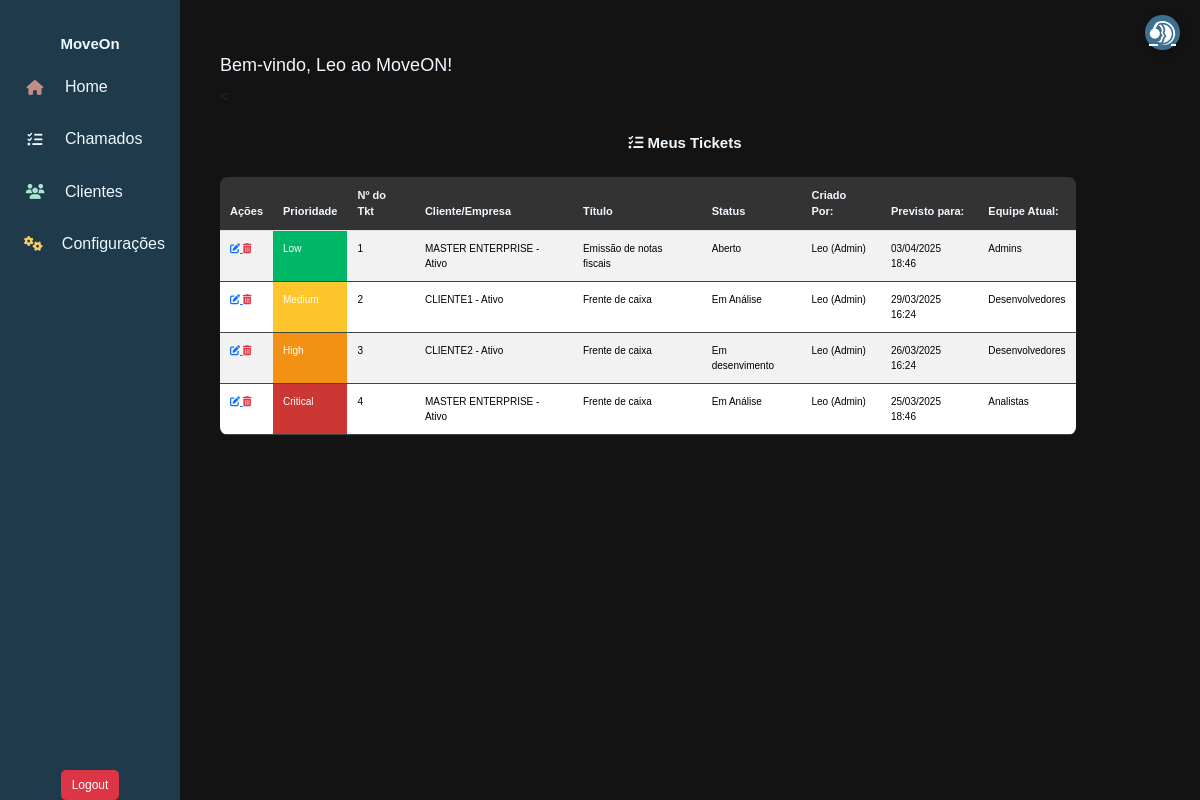
/move/tickets/list (signed in), run on an earlier commit of the app's database.
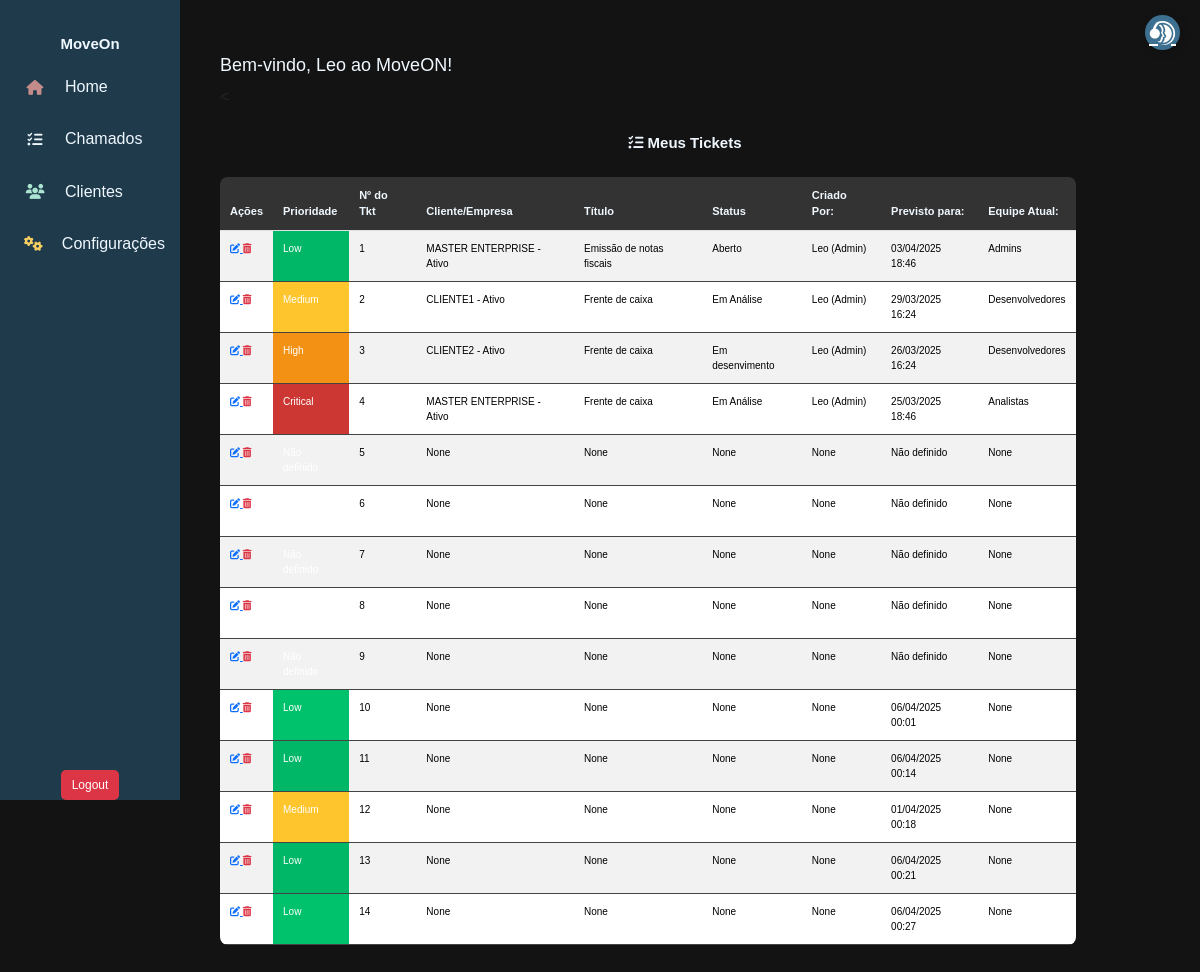
And on a later commit of the database.
### move_on/models.py (models this page shows, shortened)
class User(AbstractUser):
    client = models.ForeignKey(Profile, on_delete=models.CASCADE, related_name="users", null=True, blank=True, db_column='client')
    role = models.ForeignKey(Role, on_delete=models.SET_NULL, null=True, blank=True, db_column='role')
    groups = models.ManyToManyField(
        'auth.Group',
        related_name='move_on_users',
        blank=True
    )
    user_permissions = models.ManyToManyField(
        'auth.Permission',
        related_name='move_on_users',
        blank=True
    )
    class Meta:
        db_table = "users"
    def __str__(self):
        return f"{self.username} ({self.role})" if self.role else self.username

class Ticket(models.Model):
    client = models.ForeignKey(Profile, on_delete=models.PROTECT, related_name="tickets", null=True, blank=True)
    created_by = models.ForeignKey(User, on_delete=models.CASCADE, related_name="created_tickets", null=True, blank=True)
    assigned_team = models.ForeignKey(Team, on_delete=models.SET_NULL, null=True, blank=True, related_name="tickets")
    sla = models.ForeignKey(SLA, on_delete=models.SET_NULL, null=True, blank=True)
    title = models.CharField("Título", max_length=255, null=True, blank=True)
    description = models.TextField("Descrição", null=True, blank=True)
    status = models.ForeignKey(TicketStatus, on_delete=models.SET_NULL, null=True, blank=True)
    created_at = models.DateTimeField("Criado em", auto_now_add=True)
    updated_at = models.DateTimeField("Atualizado em", auto_now=True)
    due_date = models.DateTimeField("Previsão", null=True, blank=True)
    class Meta:
        db_table = "tickets"

class SLA(models.Model):
    priority = models.CharField("Prioridade",max_length=10, choices=SLAPriority.choices)
    response_time = models.IntegerField("Tempo de Resposta (dias)")
    resolution_time = models.IntegerField("Tempo de Resolução (dias)")
    class Meta:
        db_table = "sla"

class Profile(models.Model):
    name = models.CharField("Nome da Empresa", max_length=150)
    document = models.CharField("CPF/CNPJ", max_length=18, unique=True)
    email = models.EmailField("E-mail", unique=True)
    phone = models.CharField("Telefone", max_length=20, blank=True, null=True)
    active = models.BooleanField("Ativo?", default=True)
    created_at = models.DateTimeField("Criado em", auto_now_add=True)
    class Meta:
        db_table = "profiles"
    def __str__(self):
        return f"{self.name} - {'Ativo' if self.active else 'Inativo'}"

class TicketStatus(models.Model):
    name = models.CharField("Status", max_length=50, unique=True)
    class Meta:
        db_table = "ticket_status"
    def __str__(self):
        return self.name

class Role(models.Model):
    name = models.CharField("Nome do Papel", max_length=50, unique=True)
    description = models.TextField("Descrição", blank=True, null=True)
    class Meta:
        db_table = "roles"
    def __str__(self):
        return self.name

class Team(models.Model):
    client = models.ForeignKey(Profile, on_delete=models.CASCADE, related_name="teams", blank=True, null=True)
    name = models.CharField("Nome da Equipe", max_length=150)
    roles = models.ManyToManyField(Role, related_name="teams", blank=True)
    members = models.ManyToManyField(User, related_name="teams", blank=True)
    class Meta:
        db_table = "teams"
    def __str__(self):
        return f"{self.name}"

### move_on/views.py (the view)
# urls.py: path('tickets/list',TicketListView.as_view(), name="ticket_list"),
class TicketListView(LoginRequiredMixin,ListView):
    model = Ticket
    template_name = 'tickets/ticket_list.html'
    context_object_name = 'tickets'

### move_on/templatetags/custom_filters.py (called while the page is built)
@register.filter
def get_color(value):
    if value == 'low':
        return '#00c16c'
    elif value == 'medium':
        return '#ffc52c'
    elif value == 'high':
        return '#ff9915'
    elif value == 'critical':
        return '#CC3733'
    return 'gray'  # Valor padrão, caso não tenha correspondência

### move_on/templates/Tickets/ticket_list.html (shortened to what this page needs)
{% extends "Menu/menu.html" %}
{% block content %}
{% load custom_filters %}
<h4 style="margin: 25px; text-align: center">
  <i class="fas fa-tasks"></i> Meus Tickets
</h4>
<div class="table-responsive">
  <table class="table table-sm table-striped" id="ticketTable">
    <thead class="text-center">
      <tr>
        <th>Ações</th>
        <th>Prioridade</th>
        <th>Nº do Tkt</th>
        <th>Cliente/Empresa</th>
        <th>Título</th>
        <th>Status</th>
        <th>Criado Por:</th>
        <th>Previsto para:</th>
        <th>Equipe Atual:</th>
      </tr>
    </thead>
    <tbody>
      {% for ticket in tickets %}
      <tr>
        <td>
          <a href="{% url 'ticket_update' ticket.id %}">
            <i class="fas fa-edit" aria-placeholder="Editar" tooltip="Editar"></i>
          </a>
          <a class="text-danger" href="{% url 'ticket_delete' ticket.id %}">
            <i class="fas fa-trash-alt" aria-placeholder="Deletar" tooltip="Deletar"></i>
          </a>
        </td>
        <td
          style="background-color: {% if ticket.sla %}{{ ticket.sla.priority|get_color }}{% else %}#FFFFFF{% endif %}; color: white;">
          {% if ticket.sla %}
          {{ ticket.sla.get_priority_display }}
          {% else %}
          Não definido
          {% endif %}
        </td>
        <td>{{ ticket.id }}</td>
        <td>{{ ticket.client }}</td>
        <td>{{ ticket.title }}</td>
        <td>{{ ticket.status }}</td>
        <td>{{ ticket.created_by }}</td>
        <td>
          {% if ticket.due_date %}
          {{ ticket.due_date|date:" d/m/Y H:i" }} {% else %} Não definido {% endif %} </td>
        <td>{{ ticket.assigned_team }}</td>
      </tr>
      {% empty %}
      <tr>
        <td colspan="9" class="text-center">Nenhum ticket encontrado.</td>
      </tr>
      {% endfor %}
    </tbody>
  </table>
</div>
{% endblock %}

### move_on/templates/Menu/menu.html (shortened to what this page needs)
{% load static %}
<!DOCTYPE html>
<html lang="pt-br">
<head>
  <link href="https://cdn.jsdelivr.net/npm/bootstrap@5.3.3/dist/css/bootstrap.min.css" rel="stylesheet" />
  <link rel="stylesheet" href="https://cdnjs.cloudflare.com/ajax/libs/font-awesome/6.5.1/css/all.min.css" />
  <link rel="stylesheet" href="{% static 'css/styles.css' %}" />
</head>
<body>
  <nav class="sidebar">
    <h6>MoveOn</h6>
    {% if user.is_authenticated %}
    <a href="/" data-bs-toggle="tooltip" data-bs-placement="right" title="Home">
      <i class="fas fa-home"></i> <span>Home</span>
    </a>
    <a href="{% url 'ticket_list' %}" data-bs-toggle="tooltip" data-bs-placement="right" title="Chamados">
      <i class="fas fa-tasks"></i> <span>Chamados</span>
    </a>
    <a href="#" data-bs-toggle="tooltip" data-bs-placement="right" title="Clientes">
      <i class="fas fa-users"></i> <span>Clientes</span>
    </a>
    <a href="#" data-bs-toggle="tooltip" data-bs-placement="right" title="Configurações">
      <i class="fas fa-cogs"></i> <span>Configurações</span>
    </a>
    <form method="POST" action="{% url 'logout' %}">
      <button type="submit" class="btn btn-danger-2 w-100">Logout</button>
    </form>
    {% else %}
    <p>Necessário estar logado</p>
    {% endif %}
  </nav>
  <div class="content">
    <h3>
      {% block title %}Bem-vindo, {{ user.username }} ao MoveON!{% endblock %}
    </h3>
    <p>{% block content %}{% endblock %}</p>
  </div>
  <a href="{% url 'ticket_form' %}" class="support-btn" data-bs-toggle="tooltip" data-bs-placement="left"
    title="Novo Chamado">
    <i class="fa-brands fa-teamspeak"></i>
  </a>
</body>
</html>

### move_on/static/css/styles.css (style rules this page uses)
body { background-color: rgb(19, 19, 19); }
* { font-family: Verdana, Geneva, Tahoma, sans-serif; }
.sidebar { width: 60px; height: 100vh; background: #1e3a4b; position: fixed; top: 0; left: 0; display: flex; flex-direction: column; align-items: center; padding-top: 35px; transition: width 0.5s ease; }
h4, h6 { color: aliceblue; font-weight: bolder; font-size: 15px; }
h3 { color: aliceblue; font-size: 18px; }
.sidebar a { text-decoration: none; color: aliceblue; display: flex; align-items: center; gap: 10px; padding: 15px; width: 100%; white-space: nowrap; overflow: hidden; }
.sidebar a i { font-size: 15px; width: 40px; text-align: center; }
.sidebar a span { display: none; }
.content { margin-left: 170px; padding: 50px; margin-top: 5px; }
.fa-home { color: rgb(196, 139, 139); }
.fa-tasks { color: aliceblue; }
.fa-users { color: rgb(171, 228, 209); }
.fa-cogs { color: rgb(248, 207, 96); }
.support-btn { position: fixed; top: 15px; right: 20px; background: #3d7090; color: white; border-radius: 50%; width: 35px; height: 35px; display: flex; align-items: center; justify-content: center; font-size: 1.5rem; box-shadow: 2px 2px 10px rgba(0, 0, 0, 0.2); transition: transform 0.2s ease-in-out; z-index: 1000; }
.table { width: 92%; border-collapse: collapse; background-color: #1e1e1e; border-radius: 8px; overflow: hidden; }
.table th { background-color: #333; color: aliceblue; padding: 10px; text-align: left; font-size: 11px; }
.table td { padding: 10px; border-bottom: 1px solid #444; font-size: 10px; }
.table tbody tr:nth-child(even) { background-color: #2a2a2a; }
.btn { padding: 5px 10px; font-size: 12px; border-radius: 5px; }
.btn-danger-2 { background-color: #dc3545; color: white; margin-top: 500px; }

What changed in the data, as far as the page shows it:
added Ticket: id "5", client "None", title "None", status "None", created_by "None", shows "Não definido", assigned_team "None"
added Ticket: id "6", client "None", title "None", status "None", created_by "None", shows "Não definido", assigned_team "None"
added Ticket: id "7", client "None", title "None", status "None", created_by "None", shows "Não definido", assigned_team "None"
added Ticket: id "8", client "None", title "None", status "None", created_by "None", shows "Não definido", assigned_team "None"
added Ticket: id "9", client "None", title "None", status "None", created_by "None", shows "Não definido", assigned_team "None"
added Ticket: sla.priority "Low", id "10", client "None", title "None", status "None", created_by "None", due_date "06/04/2025 00:01", assigned_team "None"
added Ticket: sla.priority "Low", id "11", client "None", title "None", status "None", created_by "None", due_date "06/04/2025 00:14", assigned_team "None"
added Ticket: sla.priority "Medium", id "12", client "None", title "None", status "None", created_by "None", due_date "01/04/2025 00:18", assigned_team "None"
added Ticket: sla.priority "Low", id "13", client "None", title "None", status "None", created_by "None", due_date "06/04/2025 00:21", assigned_team "None"
added Ticket: sla.priority "Low", id "14", client "None", title "None", status "None", created_by "None", due_date "06/04/2025 00:27", assigned_team "None"
